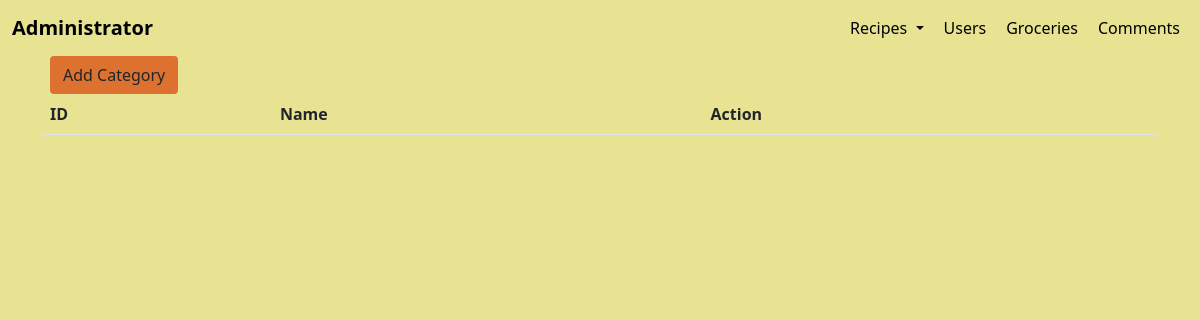
The page /adminRecipeCategory.php on the database as committed earlier.
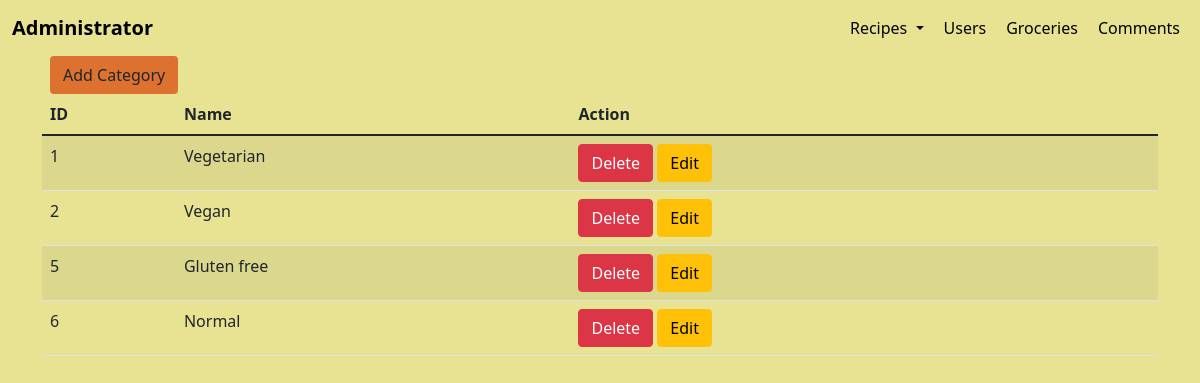
The same page on the database as committed later.
### tables this page shows
CREATE TABLE `categories` (
  `categoryID` int(10) UNSIGNED NOT NULL,
  `categoryName` varchar(20) NOT NULL
);

### classes/Database.php (called while the page is built, shortened)
<?php
class Database
{
    protected function connect()
    {
        try {
            $username = "root";
            $password = "";
            $databaseHandler = new PDO('mysql:host=localhost;port=3308;dbname=recipe', $username, $password);
            return $databaseHandler;
        } catch (PDOException $error) {
            print "Error: " . $error->getMessage() . "<br>";
            die();
        }
    }
    public function getCategories(): array
    {
        $query = "SELECT categoryID,categoryName FROM categories;";
        $categories = $this->connect()->prepare($query);
        $categories->execute();
        return $categories->fetchAll(PDO::FETCH_ASSOC);
    }
}

### adminRecipeCategory.php (the view, shortened to what this page needs)
<?php
include "includes/adminHeader.php";
include "includes/adminNav.php";
include "classes/Database.php";
?>
<div class="container-lg">
    <a href="#" data-bs-toggle="modal" class="ms-2 btn bg-orange" data-bs-target="#addCatModal">Add Category
    </a>
    <table id="grid-basic" class="table table-condensed table-hover table-striped">
        <thead>
            <tr>
                <th data-column-id="id" data-type="numeric">ID</th>
                <th data-column-id="categoryName">Name</th>
                <th data-column-id="action">Action</th>
            </tr>
        </thead>
        <?php
        $db = new Database();
        $result = $db->getCategories();
        if ($result) {
            foreach ($result as $row) {
                $deletePath="actions/deleteCategoryAction.php?categoryID=".$row["categoryID"];
                echo '<tr>
                        <td>' . $row["categoryID"] . '</td>
                        <td>' . $row["categoryName"] . '</td>
                        <td><button class="btn btn-danger delete" dataId = ' . $row["categoryID"] . ' onclick="location.href='."'".$deletePath."'".'">Delete</button>
                        <button class="btn btn-warning edit" dataId = ' . $row["categoryID"] . ' dataName = ' . $row["categoryName"] . ' data-bs-target="#editCatModal" data-bs-toggle="modal">Edit</button></td>
                      </tr>';
            }
        }
        ?>
    </table>
</div>
<?php
include "includes/adminFooter.php";
?>

### includes/adminHeader.php (shortened to what this page needs)
<!DOCTYPE html>
<html lang="en">
<head>
    <link href="https://cdn.jsdelivr.net/npm/bootstrap@5.1.3/dist/css/bootstrap.min.css" rel="stylesheet" />
    <link rel="stylesheet" href="css/adminMain.css" />
    <link rel="stylesheet" href="https://cdn.jsdelivr.net/npm/bootstrap-icons@1.8.1/font/bootstrap-icons.css" />
</head>
<body>

### includes/adminNav.php (shortened to what this page needs)
<nav class="navbar navbar-expand-md nav-light">
    <div class="container-xxl">
        <a href="index.php" class="navbar-brand">
            <span class="fw-bold text-black"> Administrator </span>
        </a>
        <div class="collapse navbar-collapse justify-content-end align-center" id="main-nav">
            <ul class="navbar-nav text-center">
                <li class="nav-item dropdown ms-1">
                    <a class="nav-link dropdown-toggle" href="#" id="navbarDropdown" role="button" data-bs-toggle="dropdown" aria-expanded="false">
                        Recipes
                    </a>
                </li>
                <li class="nav-item ms-1">
                    <a href="./adminUsers.php" class="nav-link text-black">Users</a>
                </li>
                <li class="nav-item ms-1">
                    <a href="adminGroceries.php" class="nav-link text-black">Groceries</a>
                </li>
                <li class="nav-item ms-1">
                    <a href="#" class="nav-link text-black">Comments</a>
                </li>
            </ul>
        </div>
    </div>
</nav>

### includes/adminFooter.php (shortened to what this page needs)
</body>
</html>

### css/adminMain.css (style rules this page uses)
.bg-orange { background-color: #DD7230; }
.text-black { color: #04030F; }
body { margin: 0; padding: 0; -webkit-box-sizing: border-box; box-sizing: border-box; background-color: #E7E393; }
.dropdown-toggle { color: #04030F; }

Rows that differ between the two databases and show on the page:
added categories: categoryID "1", categoryName "Vegetarian"
added categories: categoryID "2", categoryName "Vegan"
added categories: categoryID "5", categoryName "Gluten free"
added categories: categoryID "6", categoryName "Normal"
